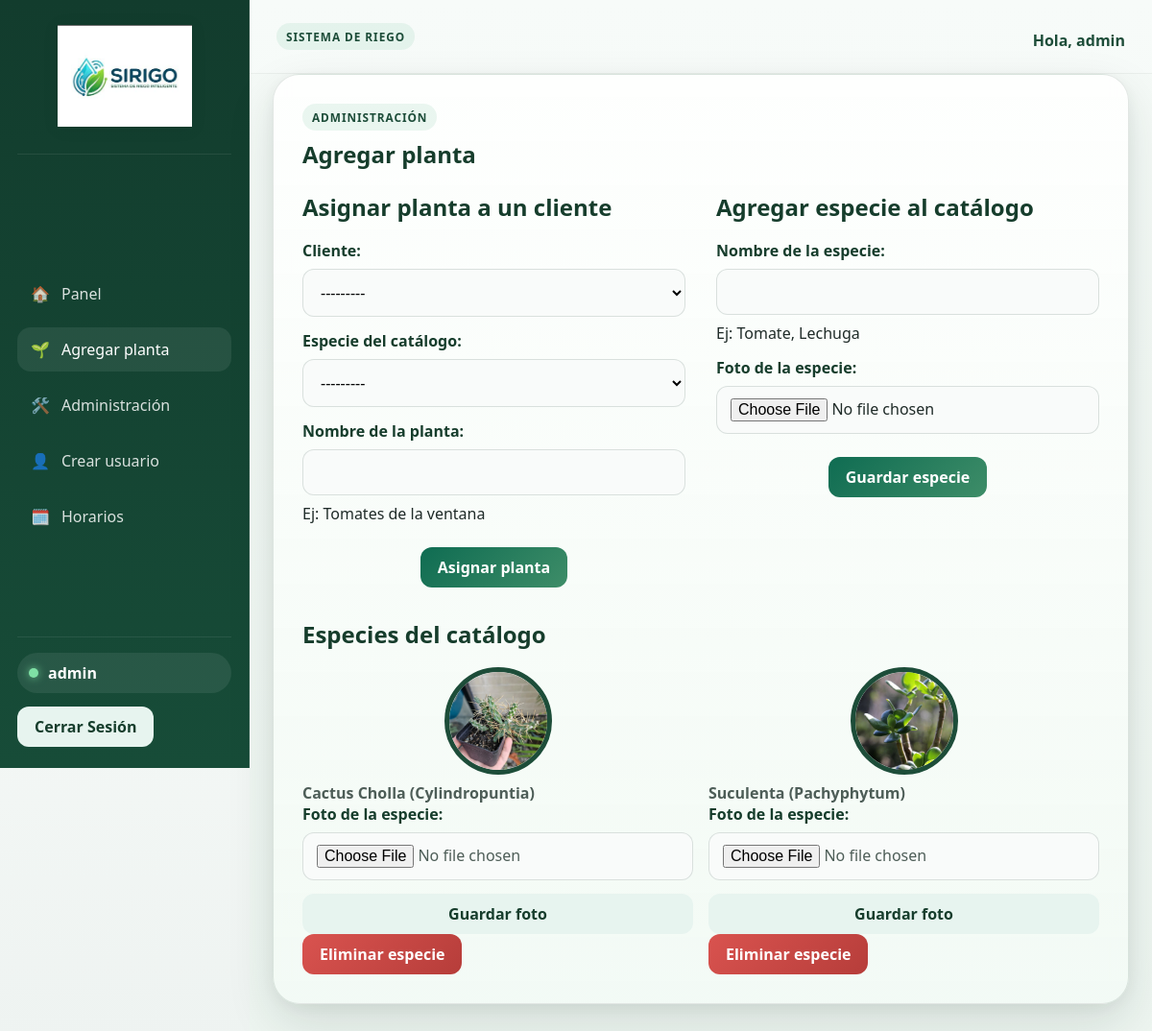
The page /admin-agregar-planta/ (signed in) on the database as committed earlier.
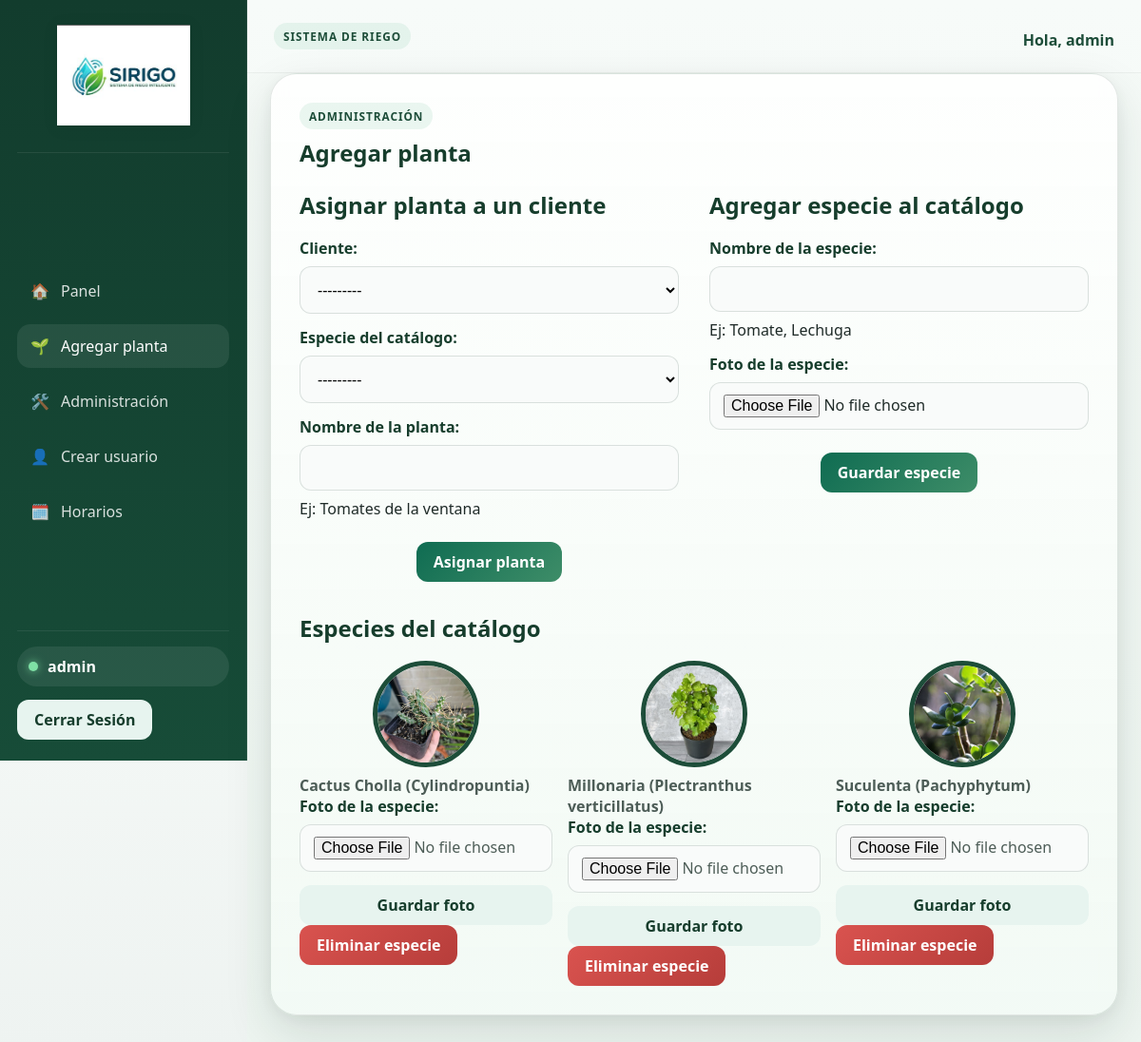
The same page on the database as committed later.
### riego/models.py (models this page shows)
class Especie(models.Model):
    nombre = models.CharField(max_length=100, help_text="Ej: Tomate, Lechuga")
    foto = models.ImageField(upload_to='especies/', blank=True)
    def __str__(self):
        return self.nombre

### riego/views.py (the view, shortened to what this page needs)
# urls.py: path('admin-agregar-planta/', views.admin_agregar_planta, name='admin_agregar_planta'),
@staff_member_required
@never_cache
def admin_agregar_planta(request):
    asignar_form = AsignarPlantaForm(prefix='asignar')
    especie_form = EspecieForm(prefix='especie')
    foto_form = FotoEspecieForm()
    return render(request, 'riego/admin_agregar_planta.html', {
        'asignar_form': asignar_form,
        'especie_form': especie_form,
        'foto_form': foto_form,
        'especies': Especie.objects.order_by('nombre'),
    })

### riego/forms.py
class AsignarPlantaForm(forms.ModelForm):
    class Meta:
        model = Planta
        fields = ('usuario', 'especie', 'apodo')
        labels = {
            'usuario': 'Cliente',
            'especie': 'Especie del catálogo',
            'apodo': 'Nombre de la planta',
        }
    def __init__(self, *args, **kwargs):
        super().__init__(*args, **kwargs)
        self.fields['usuario'].queryset = get_user_model().objects.filter(is_staff=False).order_by('username')
        self.fields['especie'].queryset = Especie.objects.order_by('nombre')

class EspecieForm(forms.ModelForm):
    foto = forms.ImageField(label='Foto de la especie', required=True)
    class Meta:
        model = Especie
        fields = ('nombre', 'foto')
        labels = {
            'nombre': 'Nombre de la especie',
        }

### riego/templates/riego/admin_agregar_planta.html (shortened to what this page needs)
{% extends 'riego/base.html' %}
{% block contenido %}
    <div class="page-card dashboard-shell">
        <div class="page-header">
            <div>
                <span class="section-tag">Administración</span>
                <h2>Agregar planta</h2>
            </div>
        </div>
        <div class="admin-plant-columns">
            <section>
                <h3 class="section-title">Asignar planta a un cliente</h3>
                <form method="post" class="form-layout">
                    {{ asignar_form.as_p }}
                    <div class="form-actions">
                        <button class="btn btn-primary" type="submit">Asignar planta</button>
                    </div>
                </form>
            </section>
            <section>
                <h3 class="section-title">Agregar especie al catálogo</h3>
                <form method="post" enctype="multipart/form-data" class="form-layout">
                    {{ especie_form.as_p }}
                    <div class="form-actions">
                        <button class="btn btn-primary" type="submit">Guardar especie</button>
                    </div>
                </form>
            </section>
        </div>
        <h3 class="section-title">Especies del catálogo</h3>
        {% if especies %}
            <div class="catalog-grid">
                {% for especie in especies %}
                    <div class="catalog-item">
                        {% if especie.foto %}
                            <img class="plant-photo" src="{{ especie.foto.url }}" alt="{{ especie.nombre }}" width="112" height="112">
                        {% else %}
                            <div class="empty-state">Sin foto</div>
                        {% endif %}
                        <strong>{{ especie.nombre }}</strong><br>
                        <form method="post" enctype="multipart/form-data" class="form-layout">
                            {{ foto_form.as_p }}
                            <button class="btn btn-secondary" type="submit">Guardar foto</button>
                        </form>
                        <form method="post" onsubmit="return confirm('¿Eliminar esta especie del catálogo y su foto?');">
                            <button class="btn btn-danger" type="submit">Eliminar especie</button>
                        </form>
                    </div>
                {% endfor %}
            </div>
        {% else %}
            <div class="empty-state">Aún no hay especies en el catálogo.</div>
        {% endif %}
    </div>
{% endblock %}

### riego/templates/riego/base.html (shortened to what this page needs)
{% load static %}
<!DOCTYPE html>
<html lang="es">
<head>
    <link rel="stylesheet" href="{% static 'riego/css/styles.css' %}?v=8">
</head>
<body>
    <div class="app-shell {% if user.is_authenticated %}app-shell--dashboard{% endif %}">
        {% if user.is_authenticated %}
            <aside class="sidebar">
                <div class="sidebar-brand">
                    <img class="brand-logo-img" src="{% static 'riego/images/logo.jpeg' %}" alt="SIRIGO" style="max-width: 140px; height: auto; display: block; margin: 0 auto 10px;">
                </div>
                <nav class="sidebar-nav" aria-label="Navegación principal">
                    <a class="sidebar-link {% if request.resolver_match.url_name == 'panel' %}is-active{% endif %}" href="{% url 'panel' %}">
                        <span>🏠</span>
                        <span>Panel</span>
                    </a>
                    <a class="sidebar-link {% if request.resolver_match.url_name == 'nueva_planta' or request.resolver_match.url_name == 'admin_agregar_planta' %}is-active{% endif %}" href="{% if user.is_staff %}{% url 'admin_agregar_planta' %}{% else %}{% url 'nueva_planta' %}{% endif %}">
                        <span>🌱</span>
                        <span>Agregar planta</span>
                    </a>
                    {% if user.is_staff %}
                        <a class="sidebar-link {% if request.resolver_match.url_name == 'admin_dashboard' %}is-active{% endif %}" href="{% url 'admin_dashboard' %}">
                            <span>🛠️</span>
                            <span>Administración</span>
                        </a>
                        <a class="sidebar-link {% if request.resolver_match.url_name == 'admin_crear_usuario' %}is-active{% endif %}" href="{% url 'admin_crear_usuario' %}">
                            <span>👤</span>
                            <span>Crear usuario</span>
                        </a>
                        <a class="sidebar-link {% if request.resolver_match.url_name == 'admin_horarios' %}is-active{% endif %}" href="{% url 'admin_horarios' %}">
                            <span>🗓️</span>
                            <span>Horarios</span>
                        </a>
                    {% endif %}
                </nav>
                <div class="sidebar-footer">
                    <div class="user-pill">
                        <span class="user-dot"></span>
                        <span>{{ user.username }}</span>
                    </div>
                    <form class="logout-form" method="post" action="{% url 'logout' %}">
                        <button class="btn btn-secondary" type="submit">Cerrar Sesión</button>
                    </form>
                </div>
            </aside>
            <div class="main-panel">
                <header class="content-topbar">
                    <div>
                        <span class="section-tag">Sistema de riego</span>
                    </div>
                    <div class="content-topbar__meta">
                        <span>Hola, {{ user.username }}</span>
                    </div>
                </header>
        {% endif %}
        <main class="{% if user.is_authenticated %}page-content page-content--compact app-content-auth{% else %}page-content{% endif %}">
            {% block contenido %}{% endblock %}
        </main>
        {% if user.is_authenticated %}
            </div>
        {% endif %}
    </div>
</body>
</html>

Rows that differ between the two databases and show on the page:
added Especie: foto (picture), nombre "Millonaria (Plectranthus verticillatus)"
